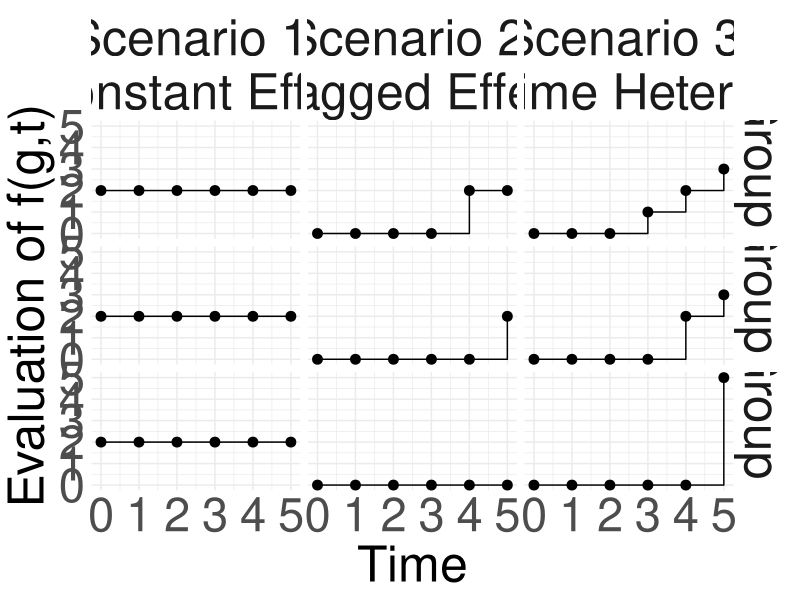

The R source for this figure:


fgt <- function(g,t,scen){
if(scen == 'constant'){
  return(2)
} else if (scen == 'lagged'){
  if(t - g >= 1){
    return(2)
  }else{
    return(0)
  }
} else if (scen == 'grptime'){
  if(t - g >= 0) {
    out <- 0 # need to initialize outcome because we also generate counterfactuals 
    # for unobserved g's which are set to 0 in this setting. 
    if(g == 3){
      out <- ifelse(t == 3, 1, ifelse(t == 4, 2, 3))
    } else if(g == 4){  # Changed to `else if` to ensure only one condition executes
      out <- ifelse(t == 4, 2, ifelse(t == 5, 3, 4))  # Fixed second condition
    } else if(g == 5){
      out <- 5
    }
    return(out)
  } else {
    return(0)
  }
}
}

library(dplyr)
library(tidyr)
library(ggplot2)
library(cowplot)

g_values <- c(3, 4, 5)
t_values <- 0:5
scenarios <- c("constant", "lagged", "grptime")

# Expand grid to create all combinations
df <- expand.grid(g = g_values, t = t_values, scen = scenarios) %>%
  mutate(value = mapply(fgt, g, t, scen))

df <- df %>%
  mutate(
    scen_label = case_when(
      scen == "constant" ~ "Scenario 1 \n Constant Effect",
      scen == "lagged" ~ "Scenario 2 \n Lagged Effect",
      scen == "grptime" ~ "Scenario 3 \n Group-time Heterogeneity"
    ),
    g_label = paste("Group", g)  # Rename groups to "Group 3", "Group 4", "Group 5"
  )

plot <- ggplot(df, aes(x = t, y = value, group = g)) +
  geom_point(size = 3) +  # Points to mark values
  geom_step(direction = "hv") +  # Right-continuous step function (Vertical then Horizontal)
  facet_grid(g_label ~ scen_label, labeller = label_value) +  # Facet by scenario & group
  theme_minimal() +  # Minimal theme for clean visualization
  labs(
    x = "Time",
    y = "Evaluation of f(g,t)"
  ) +
  theme(
    axis.text = element_text(size = 34),  # Increase font size for x and y axis text
    axis.title = element_text(size = 36),  # Increase font size for axis titles
    strip.text = element_text(size = 36),  # Increase font size for facet titles
    legend.position = "none"  # Remove legend since g is in facet labels
  )

# Use cowplot for better theming
plot_grid(plot, align = "v", rel_heights = c(1))


# ggsave(
#   filename = "Results/Figures paper 2/fgt.pdf",
#   plot = plot,
#   device = "pdf",
#   width = 24, 
#   height = 20,
#   units = "in",
#   dpi = 300
# )
